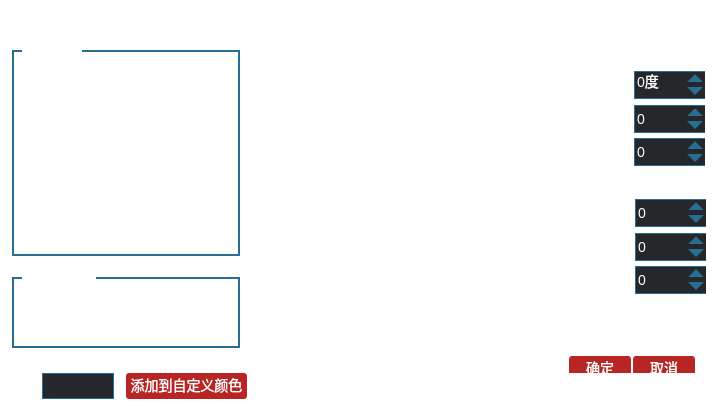
<?xml version="1.0" encoding="UTF-8"?>
<ui version="4.0">
 <class>ColorDialog</class>
 <widget class="QWidget" name="ColorDialog">
  <property name="geometry">
   <rect>
    <x>0</x>
    <y>0</y>
    <width>713</width>
    <height>407</height>
   </rect>
  </property>
  <property name="windowTitle">
   <string>ColorDialog</string>
  </property>
  <property name="styleSheet">
   <string notr="true">/*主界面样式表*/
QWidget
{
	border:none;
	color:white;
	font-family:微软雅黑;
	font-size:14px;
	outline:0px;
	background:transparent;
}

#topWgt
{
	border-image:url(F:/data/images/mainui/bg.png) 4 4 4 4 stretch stretch;
	border-width:4 4 4 4;
}

/*
主体背景
*/
#mainWgt
{
	border-image:url(F:/data/images/mainui/main.png) 4 4 4 4 stretch stretch;
	border-width:4 4 4 4;
}
QLineEdit
{
	background:#25272b;
	border:1px solid #276d94;
	padding-left:5px;
}

QGroupBox
{
	border:2px solid #276d94;
	margin-top:10px;
}
QGroupBox::title
{
	left:10px;
	bottom:10px;
}

/*1-按钮开始*/
QPushButton
{
	background:#b82525;
	border-radius:3px;
	padding-top:-2px;
}
QPushButton:hover
{
	background:#d4352d;
}
QPushButton:pressed
{
	background:#ab2922;
}
/*1-按钮结束*/

QSpinBox
{
	border:1px solid #276d94;
	background-color:#25272b;
	min-height: 26px;
	min-width: 70px;
}
QSpinBox::up-arrow
{
	border-left:8px solid #25272b;
	border-right:8px solid #25272b;
	border-bottom:8px solid #276d94;
	width:0px;
	height: 0px;
}
QSpinBox::up-arrow:pressed
{
	border-bottom:9px solid #81c3d7;
}
QSpinBox::up-button
{
	margin-right:4px;
	min-width: 16px;
	min-height: 13px;
	background-color:#25272b;
}
QSpinBox::down-arrow
{
	border-left:8px solid #25272b;
	border-right:8px solid #25272b;
	border-top:8px solid #276d94;
	width:0px;
	height: 0px;
}
QSpinBox::down-arrow:pressed
{
	border-top:9px solid #81c3d7;
}
QSpinBox::down-button
{
	margin-right:4px;
	min-width:16px;
	min-height:13px;
	background-color:#25272b;
}

#m_pCloseBtn
{
	background:transparent;
	border-image:url(F:/data/images/mainui/close.png);
}

#m_pCloseBtn:hover
{
	border-image:url(F:/data/images/mainui/close-H.png);
}</string>
  </property>
  <layout class="QVBoxLayout" name="verticalLayout">
   <property name="spacing">
    <number>0</number>
   </property>
   <property name="leftMargin">
    <number>0</number>
   </property>
   <property name="topMargin">
    <number>0</number>
   </property>
   <property name="rightMargin">
    <number>0</number>
   </property>
   <property name="bottomMargin">
    <number>0</number>
   </property>
   <item>
    <widget class="QWidget" name="topWgt" native="true">
     <property name="minimumSize">
      <size>
       <width>0</width>
       <height>35</height>
      </size>
     </property>
     <property name="maximumSize">
      <size>
       <width>16777215</width>
       <height>35</height>
      </size>
     </property>
    </widget>
   </item>
   <item>
    <widget class="QWidget" name="mainWgt" native="true">
     <widget class="QGroupBox" name="basicGroup">
      <property name="geometry">
       <rect>
        <x>12</x>
        <y>5</y>
        <width>228</width>
        <height>216</height>
       </rect>
      </property>
      <property name="title">
       <string>基本颜色</string>
      </property>
      <layout class="QHBoxLayout" name="horizontalLayout">
       <property name="leftMargin">
        <number>5</number>
       </property>
       <property name="topMargin">
        <number>10</number>
       </property>
       <property name="rightMargin">
        <number>5</number>
       </property>
       <property name="bottomMargin">
        <number>1</number>
       </property>
       <item>
        <widget class="BasicColorArea" name="basicColorWgt" native="true">
         <property name="minimumSize">
          <size>
           <width>214</width>
           <height>191</height>
          </size>
         </property>
         <property name="maximumSize">
          <size>
           <width>214</width>
           <height>191</height>
          </size>
         </property>
        </widget>
       </item>
      </layout>
     </widget>
     <widget class="QGroupBox" name="customGroup">
      <property name="geometry">
       <rect>
        <x>12</x>
        <y>232</y>
        <width>228</width>
        <height>81</height>
       </rect>
      </property>
      <property name="title">
       <string>自定义颜色</string>
      </property>
      <layout class="QHBoxLayout" name="horizontalLayout_2">
       <property name="leftMargin">
        <number>5</number>
       </property>
       <property name="topMargin">
        <number>10</number>
       </property>
       <property name="rightMargin">
        <number>5</number>
       </property>
       <property name="bottomMargin">
        <number>5</number>
       </property>
       <item>
        <widget class="CustomColorArea" name="customColorWgt" native="true">
         <property name="minimumSize">
          <size>
           <width>214</width>
           <height>52</height>
          </size>
         </property>
         <property name="maximumSize">
          <size>
           <width>214</width>
           <height>52</height>
          </size>
         </property>
        </widget>
       </item>
      </layout>
     </widget>
     <widget class="QWidget" name="layoutWidget">
      <property name="geometry">
       <rect>
        <x>17</x>
        <y>327</y>
        <width>241</width>
        <height>40</height>
       </rect>
      </property>
      <layout class="QHBoxLayout" name="horizontalLayout_4">
       <property name="spacing">
        <number>12</number>
       </property>
       <item>
        <layout class="QHBoxLayout" name="horizontalLayout_3">
         <property name="spacing">
          <number>2</number>
         </property>
         <item>
          <widget class="QLabel" name="label">
           <property name="minimumSize">
            <size>
             <width>12</width>
             <height>26</height>
            </size>
           </property>
           <property name="maximumSize">
            <size>
             <width>12</width>
             <height>26</height>
            </size>
           </property>
           <property name="text">
            <string>#</string>
           </property>
           <property name="alignment">
            <set>Qt::AlignRight|Qt::AlignTrailing|Qt::AlignVCenter</set>
           </property>
          </widget>
         </item>
         <item>
          <widget class="QLineEdit" name="colorEdit">
           <property name="minimumSize">
            <size>
             <width>72</width>
             <height>26</height>
            </size>
           </property>
           <property name="maximumSize">
            <size>
             <width>72</width>
             <height>26</height>
            </size>
           </property>
          </widget>
         </item>
        </layout>
       </item>
       <item>
        <widget class="QPushButton" name="addCustomColorBtn">
         <property name="minimumSize">
          <size>
           <width>0</width>
           <height>26</height>
          </size>
         </property>
         <property name="maximumSize">
          <size>
           <width>16777215</width>
           <height>26</height>
          </size>
         </property>
         <property name="text">
          <string>添加到自定义颜色</string>
         </property>
        </widget>
       </item>
      </layout>
     </widget>
     <widget class="QWidget" name="layoutWidget1">
      <property name="geometry">
       <rect>
        <x>253</x>
        <y>7</y>
        <width>301</width>
        <height>272</height>
       </rect>
      </property>
      <layout class="QHBoxLayout" name="horizontalLayout_5">
       <property name="spacing">
        <number>9</number>
       </property>
       <item>
        <widget class="SVColorArea" name="svColorWgt" native="true">
         <property name="minimumSize">
          <size>
           <width>256</width>
           <height>256</height>
          </size>
         </property>
         <property name="maximumSize">
          <size>
           <width>256</width>
           <height>256</height>
          </size>
         </property>
        </widget>
       </item>
       <item>
        <widget class="HColorArea" name="hColorWgt" native="true">
         <property name="minimumSize">
          <size>
           <width>34</width>
           <height>270</height>
          </size>
         </property>
         <property name="maximumSize">
          <size>
           <width>34</width>
           <height>270</height>
          </size>
         </property>
        </widget>
       </item>
      </layout>
     </widget>
     <widget class="QWidget" name="layoutWidget2">
      <property name="geometry">
       <rect>
        <x>266</x>
        <y>283</y>
        <width>246</width>
        <height>70</height>
       </rect>
      </property>
      <layout class="QHBoxLayout" name="horizontalLayout_6">
       <item>
        <widget class="QLabel" name="curColorLbl">
         <property name="minimumSize">
          <size>
           <width>30</width>
           <height>40</height>
          </size>
         </property>
         <property name="maximumSize">
          <size>
           <width>30</width>
           <height>40</height>
          </size>
         </property>
         <property name="text">
          <string>当前颜色</string>
         </property>
         <property name="alignment">
          <set>Qt::AlignRight|Qt::AlignTrailing|Qt::AlignVCenter</set>
         </property>
         <property name="wordWrap">
          <bool>true</bool>
         </property>
        </widget>
       </item>
       <item>
        <widget class="PreviewColorArea" name="previewWgt" native="true">
         <property name="minimumSize">
          <size>
           <width>166</width>
           <height>68</height>
          </size>
         </property>
         <property name="maximumSize">
          <size>
           <width>166</width>
           <height>68</height>
          </size>
         </property>
        </widget>
       </item>
       <item>
        <widget class="QLabel" name="newColorLbl">
         <property name="minimumSize">
          <size>
           <width>30</width>
           <height>40</height>
          </size>
         </property>
         <property name="maximumSize">
          <size>
           <width>30</width>
           <height>40</height>
          </size>
         </property>
         <property name="text">
          <string>新的颜色</string>
         </property>
         <property name="alignment">
          <set>Qt::AlignLeading|Qt::AlignLeft|Qt::AlignVCenter</set>
         </property>
         <property name="wordWrap">
          <bool>true</bool>
         </property>
        </widget>
       </item>
      </layout>
     </widget>
     <widget class="QWidget" name="layoutWidget3">
      <property name="geometry">
       <rect>
        <x>557</x>
        <y>25</y>
        <width>148</width>
        <height>110</height>
       </rect>
      </property>
      <layout class="QGridLayout" name="gridLayout">
       <property name="verticalSpacing">
        <number>12</number>
       </property>
       <item row="0" column="0">
        <widget class="QLabel" name="hLabel">
         <property name="minimumSize">
          <size>
           <width>66</width>
           <height>26</height>
          </size>
         </property>
         <property name="maximumSize">
          <size>
           <width>66</width>
           <height>26</height>
          </size>
         </property>
         <property name="text">
          <string>色调(H):</string>
         </property>
         <property name="scaledContents">
          <bool>false</bool>
         </property>
         <property name="alignment">
          <set>Qt::AlignRight|Qt::AlignTrailing|Qt::AlignVCenter</set>
         </property>
        </widget>
       </item>
       <item row="0" column="1">
        <widget class="QSpinBox" name="hSpinBox">
         <property name="minimumSize">
          <size>
           <width>72</width>
           <height>28</height>
          </size>
         </property>
         <property name="maximumSize">
          <size>
           <width>70</width>
           <height>26</height>
          </size>
         </property>
         <property name="accelerated">
          <bool>true</bool>
         </property>
         <property name="suffix">
          <string>度</string>
         </property>
         <property name="maximum">
          <number>360</number>
         </property>
        </widget>
       </item>
       <item row="1" column="0">
        <widget class="QLabel" name="sLabel">
         <property name="minimumSize">
          <size>
           <width>66</width>
           <height>26</height>
          </size>
         </property>
         <property name="maximumSize">
          <size>
           <width>66</width>
           <height>26</height>
          </size>
         </property>
         <property name="text">
          <string>饱和度(S):</string>
         </property>
         <property name="scaledContents">
          <bool>false</bool>
         </property>
         <property name="alignment">
          <set>Qt::AlignRight|Qt::AlignTrailing|Qt::AlignVCenter</set>
         </property>
        </widget>
       </item>
       <item row="1" column="1">
        <widget class="QSpinBox" name="sSpinBox">
         <property name="minimumSize">
          <size>
           <width>72</width>
           <height>28</height>
          </size>
         </property>
         <property name="maximumSize">
          <size>
           <width>70</width>
           <height>26</height>
          </size>
         </property>
         <property name="accelerated">
          <bool>true</bool>
         </property>
         <property name="maximum">
          <number>255</number>
         </property>
        </widget>
       </item>
       <item row="2" column="0">
        <widget class="QLabel" name="vLabel">
         <property name="minimumSize">
          <size>
           <width>66</width>
           <height>26</height>
          </size>
         </property>
         <property name="maximumSize">
          <size>
           <width>66</width>
           <height>26</height>
          </size>
         </property>
         <property name="text">
          <string>亮度(V):</string>
         </property>
         <property name="scaledContents">
          <bool>false</bool>
         </property>
         <property name="alignment">
          <set>Qt::AlignRight|Qt::AlignTrailing|Qt::AlignVCenter</set>
         </property>
        </widget>
       </item>
       <item row="2" column="1">
        <widget class="QSpinBox" name="vSpinBox">
         <property name="minimumSize">
          <size>
           <width>72</width>
           <height>28</height>
          </size>
         </property>
         <property name="maximumSize">
          <size>
           <width>70</width>
           <height>26</height>
          </size>
         </property>
         <property name="accelerated">
          <bool>true</bool>
         </property>
         <property name="maximum">
          <number>255</number>
         </property>
        </widget>
       </item>
      </layout>
     </widget>
     <widget class="QWidget" name="layoutWidget4">
      <property name="geometry">
       <rect>
        <x>558</x>
        <y>153</y>
        <width>148</width>
        <height>110</height>
       </rect>
      </property>
      <layout class="QGridLayout" name="gridLayout_2">
       <property name="verticalSpacing">
        <number>12</number>
       </property>
       <item row="0" column="0">
        <widget class="QLabel" name="rLabel">
         <property name="minimumSize">
          <size>
           <width>66</width>
           <height>26</height>
          </size>
         </property>
         <property name="maximumSize">
          <size>
           <width>66</width>
           <height>26</height>
          </size>
         </property>
         <property name="text">
          <string>红(R):</string>
         </property>
         <property name="scaledContents">
          <bool>false</bool>
         </property>
         <property name="alignment">
          <set>Qt::AlignRight|Qt::AlignTrailing|Qt::AlignVCenter</set>
         </property>
        </widget>
       </item>
       <item row="0" column="1">
        <widget class="QSpinBox" name="rSpinBox">
         <property name="minimumSize">
          <size>
           <width>72</width>
           <height>28</height>
          </size>
         </property>
         <property name="maximumSize">
          <size>
           <width>70</width>
           <height>26</height>
          </size>
         </property>
         <property name="accelerated">
          <bool>true</bool>
         </property>
         <property name="maximum">
          <number>255</number>
         </property>
        </widget>
       </item>
       <item row="1" column="0">
        <widget class="QLabel" name="gLabel">
         <property name="minimumSize">
          <size>
           <width>66</width>
           <height>26</height>
          </size>
         </property>
         <property name="maximumSize">
          <size>
           <width>66</width>
           <height>26</height>
          </size>
         </property>
         <property name="text">
          <string>绿(G):</string>
         </property>
         <property name="scaledContents">
          <bool>false</bool>
         </property>
         <property name="alignment">
          <set>Qt::AlignRight|Qt::AlignTrailing|Qt::AlignVCenter</set>
         </property>
        </widget>
       </item>
       <item row="1" column="1">
        <widget class="QSpinBox" name="gSpinBox">
         <property name="minimumSize">
          <size>
           <width>72</width>
           <height>28</height>
          </size>
         </property>
         <property name="maximumSize">
          <size>
           <width>70</width>
           <height>26</height>
          </size>
         </property>
         <property name="accelerated">
          <bool>true</bool>
         </property>
         <property name="maximum">
          <number>255</number>
         </property>
        </widget>
       </item>
       <item row="2" column="0">
        <widget class="QLabel" name="bLabel">
         <property name="minimumSize">
          <size>
           <width>66</width>
           <height>26</height>
          </size>
         </property>
         <property name="maximumSize">
          <size>
           <width>66</width>
           <height>26</height>
          </size>
         </property>
         <property name="text">
          <string>蓝(B):</string>
         </property>
         <property name="scaledContents">
          <bool>false</bool>
         </property>
         <property name="alignment">
          <set>Qt::AlignRight|Qt::AlignTrailing|Qt::AlignVCenter</set>
         </property>
        </widget>
       </item>
       <item row="2" column="1">
        <widget class="QSpinBox" name="bSpinBox">
         <property name="minimumSize">
          <size>
           <width>72</width>
           <height>28</height>
          </size>
         </property>
         <property name="maximumSize">
          <size>
           <width>70</width>
           <height>26</height>
          </size>
         </property>
         <property name="accelerated">
          <bool>true</bool>
         </property>
         <property name="maximum">
          <number>255</number>
         </property>
        </widget>
       </item>
      </layout>
     </widget>
     <widget class="QWidget" name="layoutWidget5">
      <property name="geometry">
       <rect>
        <x>558</x>
        <y>310</y>
        <width>138</width>
        <height>28</height>
       </rect>
      </property>
      <layout class="QHBoxLayout" name="horizontalLayout_7">
       <property name="spacing">
        <number>12</number>
       </property>
       <item>
        <widget class="QPushButton" name="okBtn">
         <property name="minimumSize">
          <size>
           <width>62</width>
           <height>26</height>
          </size>
         </property>
         <property name="maximumSize">
          <size>
           <width>62</width>
           <height>26</height>
          </size>
         </property>
         <property name="text">
          <string>确定</string>
         </property>
        </widget>
       </item>
       <item>
        <widget class="QPushButton" name="cancelBtn">
         <property name="minimumSize">
          <size>
           <width>62</width>
           <height>26</height>
          </size>
         </property>
         <property name="maximumSize">
          <size>
           <width>62</width>
           <height>26</height>
          </size>
         </property>
         <property name="text">
          <string>取消</string>
         </property>
        </widget>
       </item>
      </layout>
     </widget>
    </widget>
   </item>
  </layout>
 </widget>
 <layoutdefault spacing="6" margin="11"/>
 <customwidgets>
  <customwidget>
   <class>BasicColorArea</class>
   <extends>QWidget</extends>
   <header>basiccolorarea.h</header>
   <container>1</container>
  </customwidget>
  <customwidget>
   <class>CustomColorArea</class>
   <extends>QWidget</extends>
   <header>customcolorarea.h</header>
   <container>1</container>
  </customwidget>
  <customwidget>
   <class>SVColorArea</class>
   <extends>QWidget</extends>
   <header>svcolorarea.h</header>
   <container>1</container>
  </customwidget>
  <customwidget>
   <class>HColorArea</class>
   <extends>QWidget</extends>
   <header>hcolorarea.h</header>
   <container>1</container>
  </customwidget>
  <customwidget>
   <class>PreviewColorArea</class>
   <extends>QWidget</extends>
   <header>previewcolorarea.h</header>
   <container>1</container>
  </customwidget>
 </customwidgets>
 <resources/>
 <connections/>
</ui>
